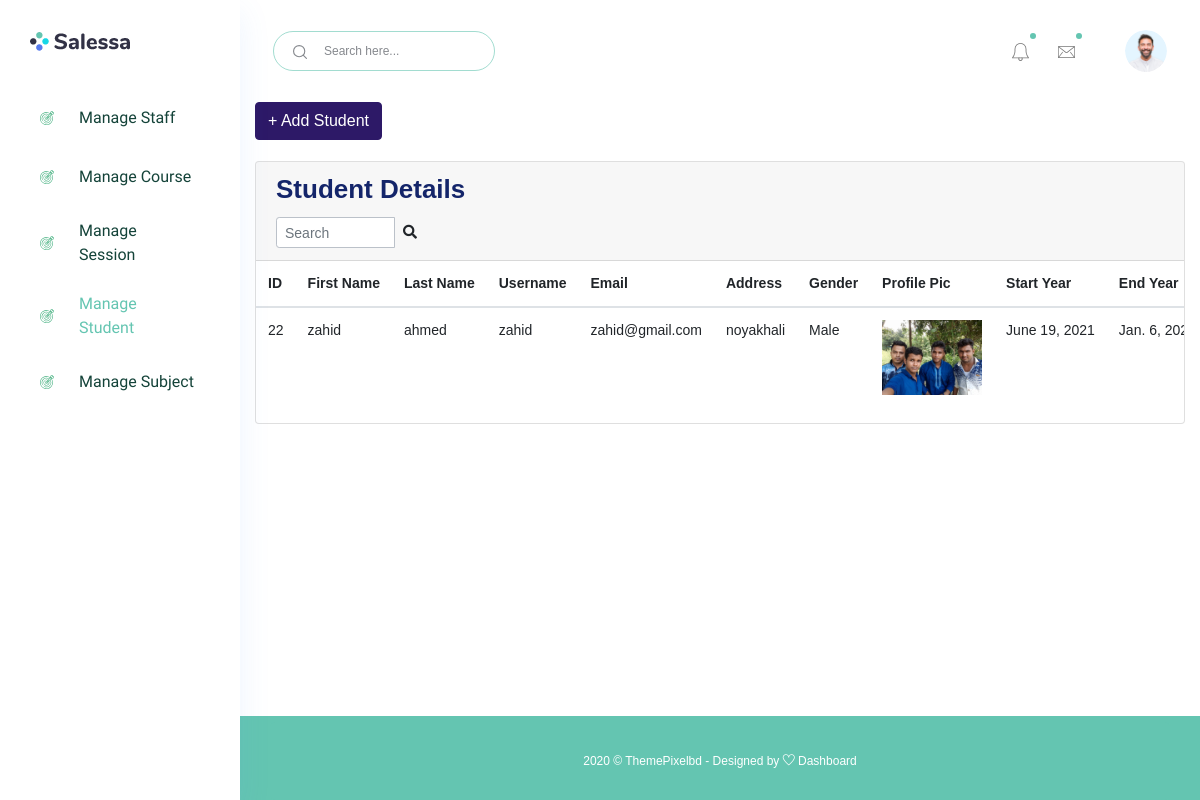
Screenshot of /manage_student/ (signed in) with the database file from the repository.
### accounts/models.py (models this page shows)
class Students(models.Model):
    id = models.AutoField(primary_key=True)
    admin = models.OneToOneField(CustomUser, on_delete = models.CASCADE)
    gender = models.CharField(max_length=50)
    profile_pic = models.FileField()
    address = models.TextField()
    course_id = models.ForeignKey(Courses, on_delete=models.DO_NOTHING, default=1)
    session_year_id = models.ForeignKey(SessionYearModel, on_delete=models.CASCADE)
    created_at = models.DateTimeField(auto_now_add=True)
    updated_at = models.DateTimeField(auto_now=True)
    objects = models.Manager()

class CustomUser(AbstractUser):
    user_type_data = ((1, "HOD"), (2, "Staff"), (3, "Student"))
    user_type = models.CharField(default=1, choices=user_type_data, max_length=10)

class SessionYearModel(models.Model):
    id = models.AutoField(primary_key=True)
    session_start_year = models.DateField()
    session_end_year = models.DateField()
    objects = models.Manager()

### accounts/HodViews.py (the view)
# urls.py: path('manage_student/', HodViews.manage_student, name="manage_student"),
def manage_student(request):
    students = Students.objects.all()
    context = {
        "students": students
    }
    return render(request, 'hod_template/manage_student_template.html', context)

### accounts/LoginCheckMiddleWare.py (called while the page is built, shortened)
    def process_view(self, request, view_func, view_args, view_kwargs):
        modulename = view_func.__module__
        user = request.user
        if user.is_authenticated:
            if user.user_type == "1":
                if modulename == "accounts.HodViews":
                    pass
                elif modulename == "accounts.views" or modulename == "django.views.static":
                    pass
                else:
                    return redirect("admin_home")
            else:
                return redirect("login")
        else:
            if request.path == reverse("login") or request.path == reverse("doLogin"):
                pass
            else:
                return redirect("login")

### templates/hod_template/manage_student_template.html (shortened to what this page needs)
{% extends 'hod_template/base_template.html' %}
{% block main_content %}
{% load static %}
<section class="content">
        <div class="container-fluid">
            <a class="btn btn-primary" href="{% url 'add_student' %}" role="button">+ Add Student</a> <br/>&nbsp;
            <div class="row">
                <div class="col-md-12">
                    <div class="card">
                        <div class="card-header">
                            <h3 class="card-title">Student Details</h3>
                            <div class="card-tools">
                            <div class="input-group input-group-sm" style="width: 150px;">
                                <input type="text" name="table_search" class="form-control float-right" placeholder="Search">
                                <div class="input-group-append">
                                <button type="submit" class="btn btn-default"><i class="fas fa-search"></i></button>
                                </div>
                            </div>
                            </div>
                        </div>
                        <div class="card-body table-responsive p-0">
                            <table class="table table-hover text-nowrap">
                            <thead>
                                <tr>
                                <th>ID</th>
                                <th>First Name</th>
                                <th>Last Name</th>
                                <th>Username</th>
                                <th>Email</th>
                                <th>Address</th>
                                <th>Gender</th>
                                <th>Profile Pic</th>
                                <th>Start Year</th>
                                <th>End Year</th>
                                </tr>
                            </thead>
                            <tbody>
                                {% for student in students %}
                                <tr>
                                <td>{{ student.admin.id }}</td>
                                <td>{{ student.admin.first_name }}</td>
                                <td>{{ student.admin.last_name }}</td>
                                <td>{{ student.admin.username }}</td>
                                <td>{{ student.admin.email }}</td>
                                <td>{{ student.address }}</td>
                                <td>{{ student.gender }}</td>
                                <td> <img src="{{ student.profile_pic }}" style="width: 100px;" /> </td>
                                <td>{{ student.session_year_id.session_start_year }}</td>
                                <td>{{ student.session_year_id.session_end_year }}</td>
                                </tr>
                                {% endfor %}
                            </tbody>
                            </table>
                        </div>
                        </div>
                </div>
            </div>
        </div>
      </section>
  {% endblock main_content %}

### rows the page displays
Students: admin.id "22", admin.first_name "zahid", admin.last_name "ahmed", admin.username "zahid", admin.email "zahid@gmail.com", address "noyakhali", gender "Male", profile_pic (picture), session_year_id.session_start_year "June 19, 2021", session_year_id.session_end_year "Jan. 6,…"
